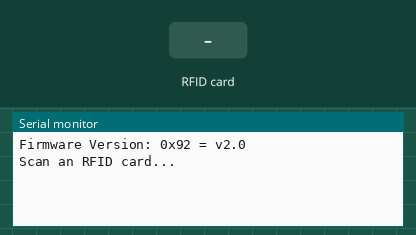
This sketch was run on a simulated ESP8266 (NodeMCU). On the bench: the last lines printed to the serial monitor. The test bench sets the inputs (shaded band).

Above: at 1.2 s.
1.3 s: RFID card 5E 7A 19 C4 held to the reader
At 2.6 s:
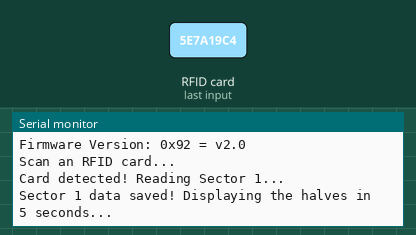
At 6.8 s:
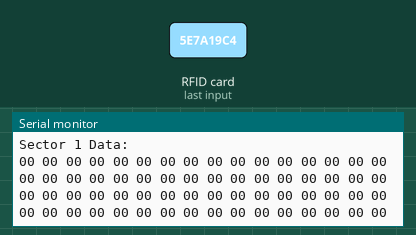

Measured:
- after the input at 1.3 s, the serial monitor: prints a new line at once (image 1)

The sketch:

store_and_divide.ino
```cpp
/*
This piece of code allows one to store a sector in an array of bytes (in this case, sector 1)
and then prints out the values of the array but divided by two.

This is a mere experiment on memory and operation on the elements.
*/

#include <SPI.h>
#include <MFRC522.h>

#define SS_PIN D8      // SDA/SS Pin
#define RST_PIN D3     // RST Pin

MFRC522 mfrc522(SS_PIN, RST_PIN);
byte sector1_data[64];  // Store Sector 1 data (4 blocks * 16 bytes each)

void setup() {
    Serial.begin(115200);
    SPI.begin();
    mfrc522.PCD_Init();
    delay(4);
    mfrc522.PCD_DumpVersionToSerial();  // Dump the MFRC522 version to serial for debugging
    Serial.println("Scan an RFID card...");
}

void loop() {
    if (!mfrc522.PICC_IsNewCardPresent()) return; // Wait for a card
    if (!mfrc522.PICC_ReadCardSerial()) return;   // Read the card

    Serial.println("Card detected! Reading Sector 1...");

    // Authenticate Sector 1 (Blocks 4-7)
    MFRC522::MIFARE_Key key;
    for (byte i = 0; i < 6; i++) key.keyByte[i] = 0xFF;  // Default key (FFFFFFFFFFFF)

    byte bufferLen = 18;
    for (byte block = 4; block <= 7; block++) {
        if (mfrc522.PCD_Authenticate(MFRC522::PICC_CMD_MF_AUTH_KEY_A, block, &key, &(mfrc522.uid)) != MFRC522::STATUS_OK) {
            Serial.print("Authentication failed for block "); Serial.println(block);
            return;
        }

        if (mfrc522.MIFARE_Read(block, &sector1_data[(block - 4) * 16], &bufferLen) != MFRC522::STATUS_OK) {
            Serial.print("Read failed for block "); Serial.println(block);
            return;
        }
    }

    Serial.println("Sector 1 data saved! Displaying the halves in 5 seconds...");

    mfrc522.PICC_HaltA();  // Halt card
    mfrc522.PCD_StopCrypto1(); // Stop encryption

    delay(5000); // Wait 5 seconds

    // Display saved Sector 1 data
    Serial.println("Sector 1 Data:");
    for (byte i = 0; i < 64; i++) {
        Serial.printf("%02X ", sector1_data[i]/2);
        if ((i + 1) % 16 == 0) Serial.println();  // New line every 16 bytes
    }
}
```
